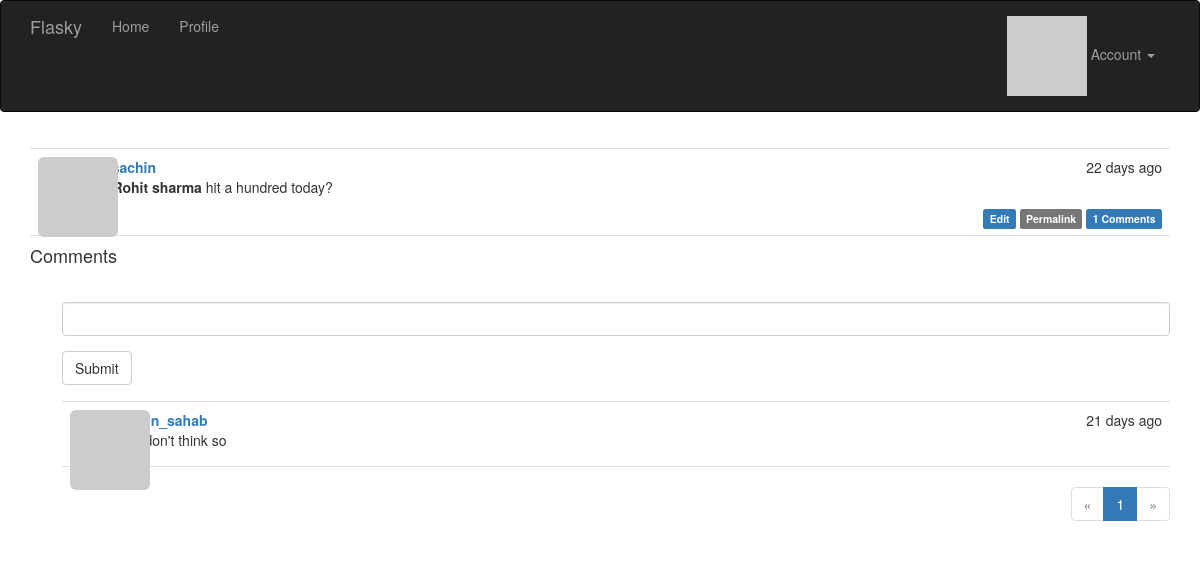
The page /post/103 (signed in) on the database as committed earlier.
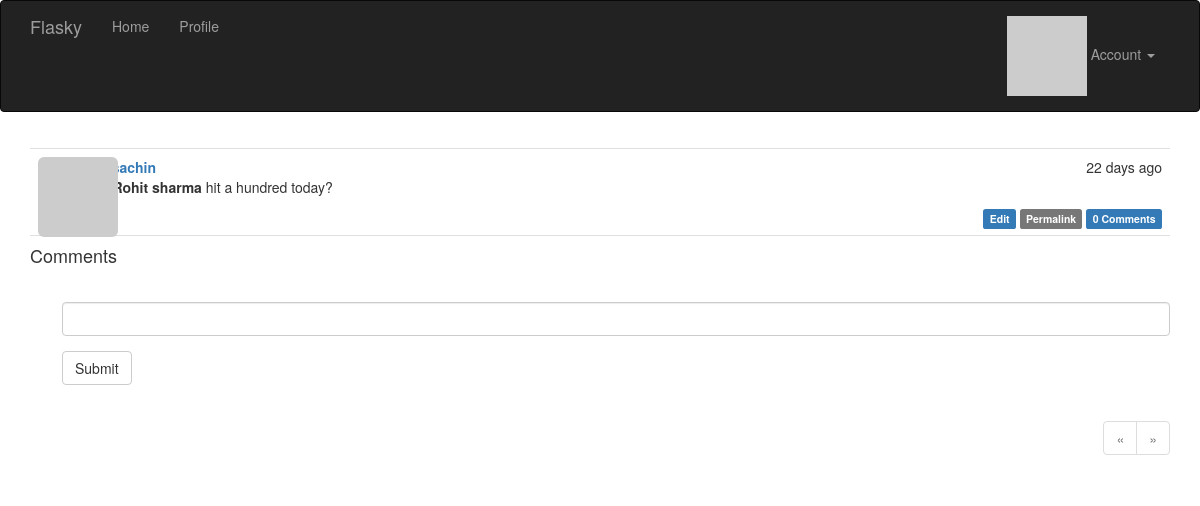
The same page on the database as committed later.
### app/models.py (models this page shows, shortened)
class Post(db.Model):
    __tablename__ = 'posts'
    id = db.Column(db.Integer, primary_key=True)
    body = db.Column(db.Text)
    body_html = db.Column(db.Text)
    timestamp = db.Column(db.DateTime, index=True, default=datetime.utcnow)
    author_id = db.Column(db.Integer, db.ForeignKey('users.id'))
    comments = db.relationship('Comment', backref='post', lazy='dynamic')

class User(UserMixin, db.Model):
    __tablename__ = 'users'
    id = db.Column(db.Integer, primary_key=True)
    email = db.Column(db.String(64), unique=True, index=True)
    username = db.Column(db.String(64), unique=True, index=True)
    role_id = db.Column(db.Integer, db.ForeignKey('roles.id'))
    password_hash = db.Column(db.String(128))
    confirmed = db.Column(db.Boolean, default=False)
    name = db.Column(db.String(64))
    location = db.Column(db.String(64))
    about_me = db.Column(db.Text())
    member_since = db.Column(db.DateTime(), default=datetime.utcnow)
    last_seen = db.Column(db.DateTime(), default=datetime.utcnow)
    avatar_hash = db.Column(db.String(32))
    posts = db.relationship('Post', backref='author', lazy='dynamic')
    followed = db.relationship('Follow',
                               foreign_keys=[Follow.follower_id],
                               backref=db.backref('follower', lazy='joined'),
                               lazy='dynamic',
                               cascade='all, delete-orphan')
    followers = db.relationship('Follow',
                                foreign_keys=[Follow.followed_id],
                                backref=db.backref('followed', lazy='joined'),
                                lazy='dynamic',
                                cascade='all, delete-orphan')
    comments = db.relationship('Comment', backref='author', lazy='dynamic')
    @property
    def password(self):
        raise AttributeError('password is not a readable attribute')
    def can(self, perm):
        return self.role is not None and self.role.has_permission(perm)
    def ping(self):
        self.last_seen = datetime.utcnow()
        db.session.add(self)
    def gravatar_hash(self):
        return hashlib.md5(self.email.lower().encode('utf-8')).hexdigest()
    def gravatar(self, size=100, default='identicon', rating='g'):
        url = 'https://secure.gravatar.com/avatar'
        hash = self.avatar_hash or self.gravatar_hash()
        return '{url}/{hash}?s={size}&d={default}&r={rating}'.format(
            url=url, hash=hash, size=size, default=default, rating=rating)

class Comment(db.Model):
    __tablename__ = 'comments'
    id = db.Column(db.Integer, primary_key=True)
    body = db.Column(db.Text)
    body_html = db.Column(db.Text)
    timestamp = db.Column(db.DateTime, index=True, default=datetime.utcnow)
    disabled = db.Column(db.Boolean)
    author_id = db.Column(db.Integer, db.ForeignKey('users.id'))
    post_id = db.Column(db.Integer, db.ForeignKey('posts.id'))

### app/main/views.py (the view, shortened to what this page needs)
@main.route('/post/<int:id>', methods=['GET', 'POST'])
def post(id):
    post = Post.query.get_or_404(id)
    form = CommentForm()
    page = request.args.get('page', 1, type=int)
    if page == -1:
        page = (post.comments.count() - 1) // \
            current_app.config['FLASKY_COMMENTS_PER_PAGE'] + 1
    pagination = post.comments.order_by(Comment.timestamp.asc()).paginate(
        page=page, per_page=current_app.config['FLASKY_COMMENTS_PER_PAGE'],
        error_out=False)
    comments = pagination.items
    return render_template('post.html', posts=[post], form=form,
                           comments=comments, pagination=pagination)

### app/main/forms.py
class CommentForm(FlaskForm):
    body = StringField('', validators=[DataRequired()])
    submit = SubmitField('Submit')

### app/auth/views.py (called while the page is built)
@auth.before_app_request
def before_request():
    if current_user.is_authenticated:
        current_user.ping()
        if not current_user.confirmed \
                and request.endpoint \
                and request.blueprint != 'auth' \
                and request.endpoint != 'static':
            return redirect(url_for('auth.unconfirmed'))

### app/main/__init__.py (called while the page is built)
@main.app_context_processor
def inject_permissions():
    return dict(Permission=Permission)

### app/main/views.py (called while the page is built)
@main.after_app_request
def after_request(response):
    for query in get_debug_queries():
        if query.duration >= current_app.config['FLASKY_SLOW_DB_QUERY_TIME']:
            current_app.logger.warning(
                'Slow query: %s\nParameters: %s\nDuration: %fs\nContext: %s\n'
                % (query.statement, query.parameters, query.duration,
                   query.context))
    return response

### app/models.py (called while the page is built)
@login_manager.user_loader
def load_user(user_id):
    return User.query.get(int(user_id))

    def has_permission(self, perm):
        return self.permissions & perm == perm

### app/templates/post.html (shortened to what this page needs)
{% extends "base.html" %}
{% import "bootstrap/wtf.html" as wtf %}
{% import "_macros.html" as macros %}
{% block page_content %}
{% include '_posts.html' %}
<h4 id="comments">Comments</h4>
{% if current_user.can(Permission.COMMENT) %}
<div class="comment-form">
    {{ wtf.quick_form(form) }}
</div>
{% endif %}
{% include '_comments.html' %}
{% if pagination %}
<div class="pagination">
    {{ macros.pagination_widget(pagination, '.post', fragment='#comments', id=posts[0].id) }}
</div>
{% endif %}
{% endblock %}

### app/templates/base.html (shortened to what this page needs)
{% extends "bootstrap/base.html" %}
{% block head %}
{{ super() }}
<link rel="stylesheet" type="text/css" href="{{ url_for('static', filename='styles.css') }}">
{% endblock %}
{% block navbar %}
<div class="navbar navbar-inverse" role="navigation">
    <div class="container">
        <div class="navbar-header">
            <a class="navbar-brand" href="{{ url_for('main.index') }}">Flasky</a>
        </div>
        <div class="navbar-collapse collapse">
            <ul class="nav navbar-nav">
                <li><a href="{{ url_for('main.index') }}">Home</a></li>
                {% if current_user.is_authenticated %}
                <li><a href="{{ url_for('main.user', username=current_user.username) }}">Profile</a></li>
                {% endif %}
            </ul>
            <ul class="nav navbar-nav navbar-right">
                {% if current_user.is_authenticated %}
                <li class="dropdown">
                    <a href="#" class="dropdown-toggle" data-toggle="dropdown">
                        <img src="{{ current_user.gravatar(size=18) }}">
                        Account <b class="caret"></b>
                    </a>
                </li>
                {% else %}
                <li><a href="{{ url_for('auth.login') }}">Log In</a></li>
                {% endif %}
            </ul>
        </div>
    </div>
</div>
{% endblock %}
{% block content %}
<div class="container">
    {% block page_content %}{% endblock %}
</div>
{% endblock %}

### app/templates/_macros.html
{% macro pagination_widget(pagination, endpoint, fragment='') %}
<ul class="pagination">
    <li{% if not pagination.has_prev %} class="disabled"{% endif %}>
        <a href="{% if pagination.has_prev %}{{ url_for(endpoint, page=pagination.prev_num, **kwargs) }}{{ fragment }}{% else %}#{% endif %}">
            &laquo;
        </a>
    </li>
    {% for p in pagination.iter_pages() %}
        {% if p %}
            {% if p == pagination.page %}
            <li class="active">
                <a href="{{ url_for(endpoint, page = p, **kwargs) }}{{ fragment }}">{{ p }}</a>
            </li>
            {% else %}
            <li>
                <a href="{{ url_for(endpoint, page = p, **kwargs) }}{{ fragment }}">{{ p }}</a>
            </li>
            {% endif %}
        {% else %}
        <li class="disabled"><a href="#">&hellip;</a></li>
        {% endif %}
    {% endfor %}
    <li{% if not pagination.has_next %} class="disabled"{% endif %}>
        <a href="{% if pagination.has_next %}{{ url_for(endpoint, page=pagination.next_num, **kwargs) }}{{ fragment }}{% else %}#{% endif %}">
            &raquo;
        </a>
    </li>
</ul>
{% endmacro %}

### app/templates/_posts.html
<ul class="posts">
    {% for post in posts %}
    <li class="post">
        <div class="post-thumbnail">
            <a href="{{ url_for('.user', username=post.author.username) }}">
                <img class="img-rounded profile-thumbnail" src="{{ post.author.gravatar(size=40) }}">
            </a>
        </div>
        <div class="post-content">
            <div class="post-date">{{ moment(post.timestamp).fromNow() }}</div>
            <div class="post-author"><a href="{{ url_for('.user', username=post.author.username) }}">{{ post.author.username }}</a></div>
            <div class="post-body">
                {% if post.body_html %}
                    {{ post.body_html | safe }}
                {% else %}
                    {{ post.body }}
                {% endif %}
            </div>
            <div class="post-footer">
                {% if current_user == post.author %}
                <a href="{{ url_for('.edit', id=post.id) }}">
                    <span class="label label-primary">Edit</span>
                </a>
                {% elif current_user.is_administrator() %}
                <a href="{{ url_for('.edit', id=post.id) }}">
                    <span class="label label-danger">Edit [Admin]</span>
                </a>
                {% endif %}
                <a href="{{ url_for('.post', id=post.id) }}">
                    <span class="label label-default">Permalink</span>
                </a>
                <a href="{{ url_for('.post', id=post.id) }}#comments">
                    <span class="label label-primary">{{ post.comments.count() }} Comments</span>
                </a>
            </div>
        </div>
    </li>
    {% endfor %}
</ul>

### app/templates/_comments.html (shortened to what this page needs)
<ul class="comments">
    {% for comment in comments %}
    <li class="comment">
        <div class="comment-thumbnail">
            <a href="{{ url_for('.user', username=comment.author.username) }}">
                <img class="img-rounded profile-thumbnail" src="{{ comment.author.gravatar(size=40) }}">
            </a>
        </div>
        <div class="comment-content">
            <div class="comment-date">{{ moment(comment.timestamp).fromNow() }}</div>
            <div class="comment-author"><a href="{{ url_for('.user', username=comment.author.username) }}">{{ comment.author.username }}</a></div>
            <div class="comment-body">
                {% if moderate or not comment.disabled %}
                    {% if comment.body_html %}
                        {{ comment.body_html | safe }}
                    {% else %}
                        {{ comment.body }}
                    {% endif %}
                {% endif %}
            </div>
        </div>
    </li>
    {% endfor %}
</ul>

### app/static/styles.css (style rules this page uses)
.profile-thumbnail { position: absolute; }
ul.posts { list-style-type: none; padding: 0px; margin: 16px 0px 0px 0px; border-top: 1px solid #e0e0e0; }
ul.posts li.post { padding: 8px; border-bottom: 1px solid #e0e0e0; }
div.post-date { float: right; }
div.post-author { font-weight: bold; }
div.post-thumbnail { position: absolute; }
div.post-content { margin-left: 48px; min-height: 48px; }
div.post-footer { text-align: right; }
div.comment-form { margin: 16px 0px 16px 32px; }
div.pagination { width: 100%; text-align: right; padding: 0px; margin: 0px; }

Rows that differ between the two databases and show on the page:
removed Comment: timestamp "21 days ago", author.username "admin_sahab", body_html "no i don't think so"
computed for Post "Rohit sharma hit a hundred today?": comments.count "1" → "0"
Other text that changed with them:
list line gone: "1"
